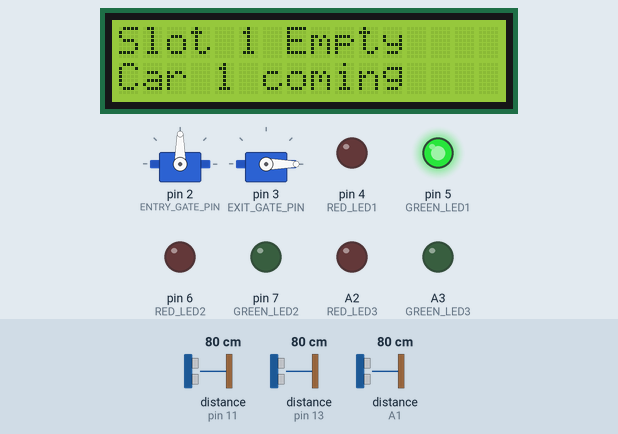
Recording of a sketch running on a simulated Arduino Uno, built with avr-gcc and run on an emulated ATmega328P. Shown: 2 × servo, 16×2 character LCD, output pins drawn as LEDs (lit = HIGH). Wiring (inferred from the names in the program): 3 × ultrasonic range finder: trigger pin 10, echo pin 11 / trigger pin 12, echo pin 13 / trigger A0, echo A1. Inputs (shaded band) come from the test bench; at power-on: distance to the obstacle (sensors on pin 11, pin 13, A1) 80 cm. The echo pulse lasts 58.3 µs per cm; pins used as bus, display or sensor lines are not drawn.

Above: at 3.2 s.
3.3 s: distance to the obstacle (sensor on pin 11) set to 13 cm
At 5.7 s:
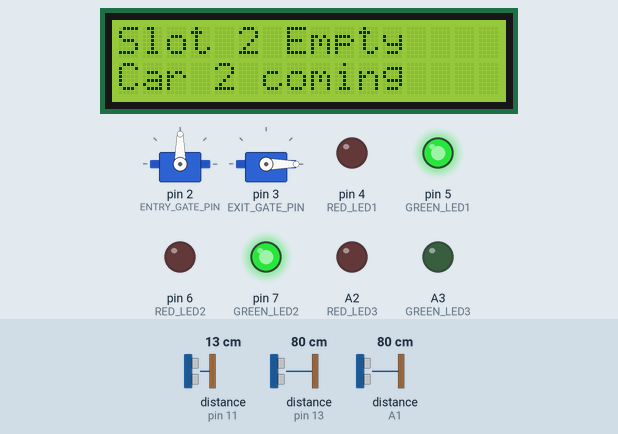
17.3 s: distance to the obstacle (sensor on pin 11) set to 10 cm
At 22.3 s:
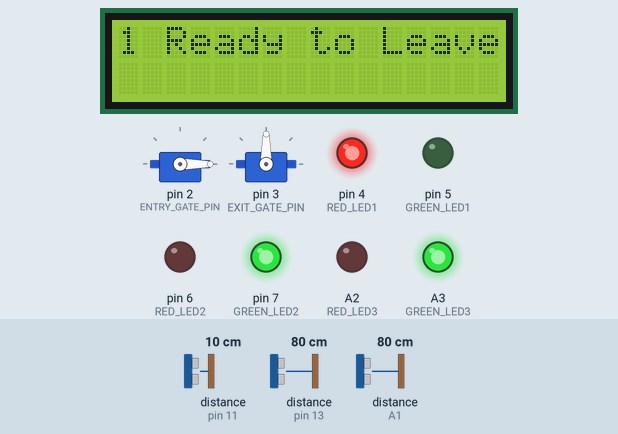
26.3 s: distance to the obstacle (sensor on pin 13) set to 13 cm
36.1 s: distance to the obstacle (sensor on pin 13) set to 10 cm
At 47.3 s:
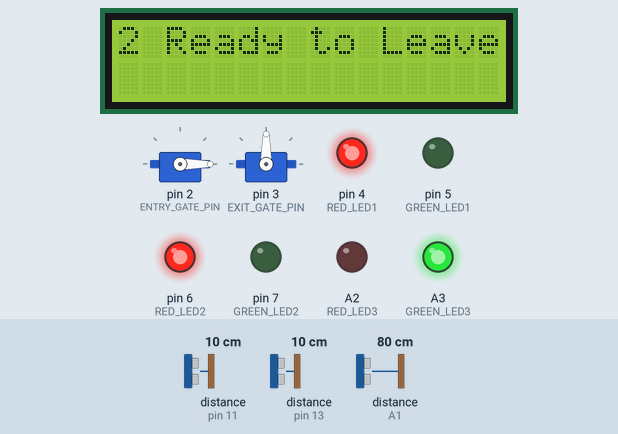
47.6 s: distance to the obstacle (sensor on A1) set to 13 cm
61.6 s: distance to the obstacle (sensor on A1) set to 10 cm
At 74.9 s:
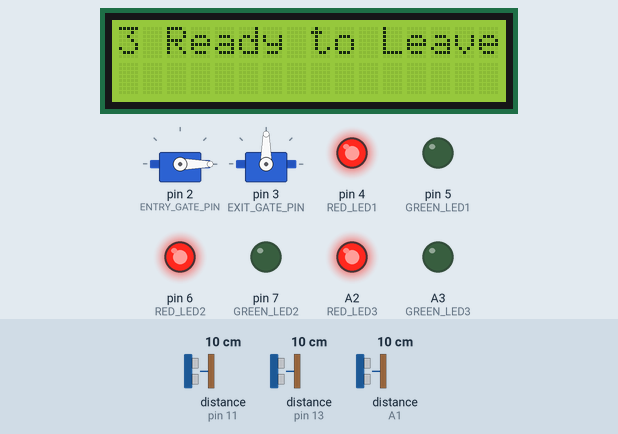
Timing chart, 0 to 75.9 s (numbered marks = the images above; inputs shaded):
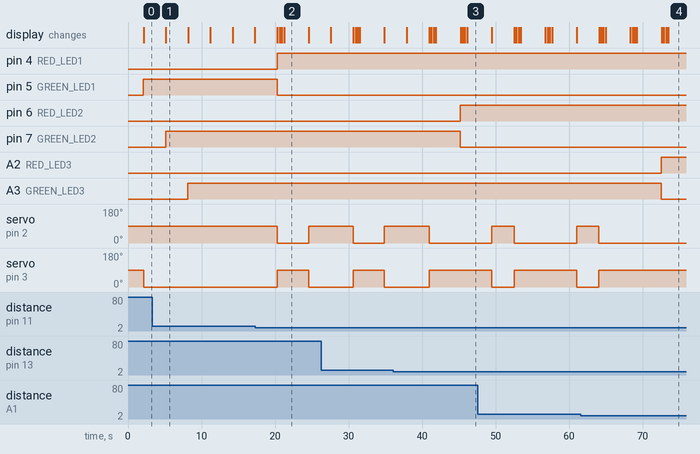

The sketch:

smart_parking_system.ino
```cpp
#include <Wire.h>
#include <Adafruit_LiquidCrystal.h>
#include <Servo.h>

// Ultrasonic Sensor Pins - Slot 1
#define TRIG_PIN1 10
#define ECHO_PIN1 11
#define RED_LED1 4
#define GREEN_LED1 5

// Ultrasonic Sensor Pins - Slot 2
#define TRIG_PIN2 12
#define ECHO_PIN2 13
#define RED_LED2 6
#define GREEN_LED2 7

// Ultrasonic Sensor Pins - Slot 3
#define TRIG_PIN3 A0
#define ECHO_PIN3 A1
#define RED_LED3 A2
#define GREEN_LED3 A3

// Servo Pins
#define ENTRY_GATE_PIN 2
#define EXIT_GATE_PIN 3

Servo entryGate;
Servo exitGate;
Adafruit_LiquidCrystal lcd(0);

void setup() {
  pinMode(TRIG_PIN1, OUTPUT);
  pinMode(ECHO_PIN1, INPUT);
  pinMode(RED_LED1, OUTPUT);
  pinMode(GREEN_LED1, OUTPUT);

  pinMode(TRIG_PIN2, OUTPUT);
  pinMode(ECHO_PIN2, INPUT);
  pinMode(RED_LED2, OUTPUT);
  pinMode(GREEN_LED2, OUTPUT);

  pinMode(TRIG_PIN3, OUTPUT);
  pinMode(ECHO_PIN3, INPUT);
  pinMode(RED_LED3, OUTPUT);
  pinMode(GREEN_LED3, OUTPUT);

  entryGate.attach(ENTRY_GATE_PIN);
  exitGate.attach(EXIT_GATE_PIN);

  lcd.begin(16, 2);
  lcd.setBacklight(1);
  lcd.setCursor(0, 0);
  lcd.print("Smart Parking");
  delay(2000);
}

long getDistance(int trigPin, int echoPin) {
  digitalWrite(trigPin, LOW);
  delayMicroseconds(2);
  digitalWrite(trigPin, HIGH);
  delayMicroseconds(10);
  digitalWrite(trigPin, LOW);
  long duration = pulseIn(echoPin, HIGH);
  return duration * 0.034 / 2;
}

void scrollMessage(String message) {
  lcd.clear();
  lcd.setCursor(0, 0);
  lcd.print(message);
  for (int i = 0; i < message.length() - 16; i++) {
    lcd.scrollDisplayLeft();
    delay(300);  // Delay for scrolling effect
  }
}

void loop() {
  int distance1 = getDistance(TRIG_PIN1, ECHO_PIN1);
  int distance2 = getDistance(TRIG_PIN2, ECHO_PIN2);
  int distance3 = getDistance(TRIG_PIN3, ECHO_PIN3);

  lcd.clear();

  // ---- SLOT 1 ----
  if (distance1 <= 10) {
    digitalWrite(RED_LED1, HIGH);
    digitalWrite(GREEN_LED1, LOW);
    entryGate.write(0);   // Entry gate closed
    exitGate.write(90);   // Exit gate open
    lcd.setCursor(0, 0);
    lcd.print("Slot 1 Full");
    lcd.setCursor(0, 1);
    lcd.print("Car 1 Ready to Leave");

    // Call scrollMessage function for a sliding display
    scrollMessage("Car 1 Ready to Leave");
  } else {
    digitalWrite(RED_LED1, LOW);
    digitalWrite(GREEN_LED1, HIGH);
    entryGate.write(90);  // Entry gate open
    exitGate.write(0);    // Exit gate closed
    lcd.setCursor(0, 0);
    lcd.print("Slot 1 Empty");
    lcd.setCursor(0, 1);
    lcd.print("Car 1 coming");
  }

  delay(3000);
  lcd.clear();

  // ---- SLOT 2 ----
  if (distance2 <= 10) {
    digitalWrite(RED_LED2, HIGH);
    digitalWrite(GREEN_LED2, LOW);
    entryGate.write(0);   // Entry gate closed
    exitGate.write(90);   // Exit gate open
    lcd.setCursor(0, 0);
    lcd.print("Slot 2 Full");
    lcd.setCursor(0, 1);
    lcd.print("Car 2 Ready to Leave");

    // Call scrollMessage function for a sliding display
    scrollMessage("Car 2 Ready to Leave");
  } else {
    digitalWrite(RED_LED2, LOW);
    digitalWrite(GREEN_LED2, HIGH);
    entryGate.write(90);  // Entry gate open
    exitGate.write(0);    // Exit gate closed
    lcd.setCursor(0, 0);
    lcd.print("Slot 2 Empty");
    lcd.setCursor(0, 1);
    lcd.print("Car 2 coming");
  }

  delay(3000);
  lcd.clear();

  // ---- SLOT 3 ----
  if (distance3 <= 10) {
    digitalWrite(RED_LED3, HIGH);
    digitalWrite(GREEN_LED3, LOW);
    entryGate.write(0);   // Entry gate closed
    exitGate.write(90);   // Exit gate open
    lcd.setCursor(0, 0);
    lcd.print("Slot 3 Full");
    lcd.setCursor(0, 1);
    lcd.print("Car 3 Ready to Leave");

    // Call scrollMessage function for a sliding display
    scrollMessage("Car 3 Ready to Leave");
  } else {
    digitalWrite(RED_LED3, LOW);
    digitalWrite(GREEN_LED3, HIGH);
    entryGate.write(90);  // Entry gate open
    exitGate.write(0);    // Exit gate closed
    lcd.setCursor(0, 0);
    lcd.print("Slot 3 Empty");
    lcd.setCursor(0, 1);
    lcd.print("Car 3 coming");
  }

  delay(3000);  // Wait before next cycle
}
```

Measured:
- the behaviour switches between 12 and 11 cm on distance to the obstacle (sensor on pin 11) (found by bisection; images 1 and 2)
- the behaviour switches between 12 and 11 cm on distance to the obstacle (sensor on pin 13) (found by bisection; images 2 and 3)
- the behaviour switches between 12 and 11 cm on distance to the obstacle (sensor on A1) (found by bisection; images 3 and 4)
- after the input at 17.3 s, pin 4 (RED_LED1): LOW → HIGH after 3.0 s; pin 5 (GREEN_LED1): HIGH → LOW after 3.0 s; servo on pin 2 (ENTRY_GATE_PIN): 90° → 0° after 3.0 s, → 90° 4.2 s later; servo on pin 3 (EXIT_GATE_PIN): 0° → 90° after 3.0 s, → 0° 4.2 s later; the display: first changes after 3.0 s (image 2 shows a later state)
- after the input at 36.1 s, pin 6 (RED_LED2): LOW → HIGH after 9.1 s; pin 7 (GREEN_LED2): HIGH → LOW after 9.1 s; servo on pin 2 (ENTRY_GATE_PIN): goes on until 41.0 s, then stays 0°; servo on pin 3 (EXIT_GATE_PIN): goes on until 41.0 s, then stays 90°
- after the input at 61.6 s, A2 (RED_LED3): LOW → HIGH after 10.9 s; A3 (GREEN_LED3): HIGH → LOW after 10.9 s; servo on pin 2 (ENTRY_GATE_PIN): goes on until 64.1 s, then stays 0°; servo on pin 3 (EXIT_GATE_PIN): goes on until 64.1 s, then stays 90°
- what the display in image 1 shows lasts 3.1 s, from 5.1 s to 8.2 s
